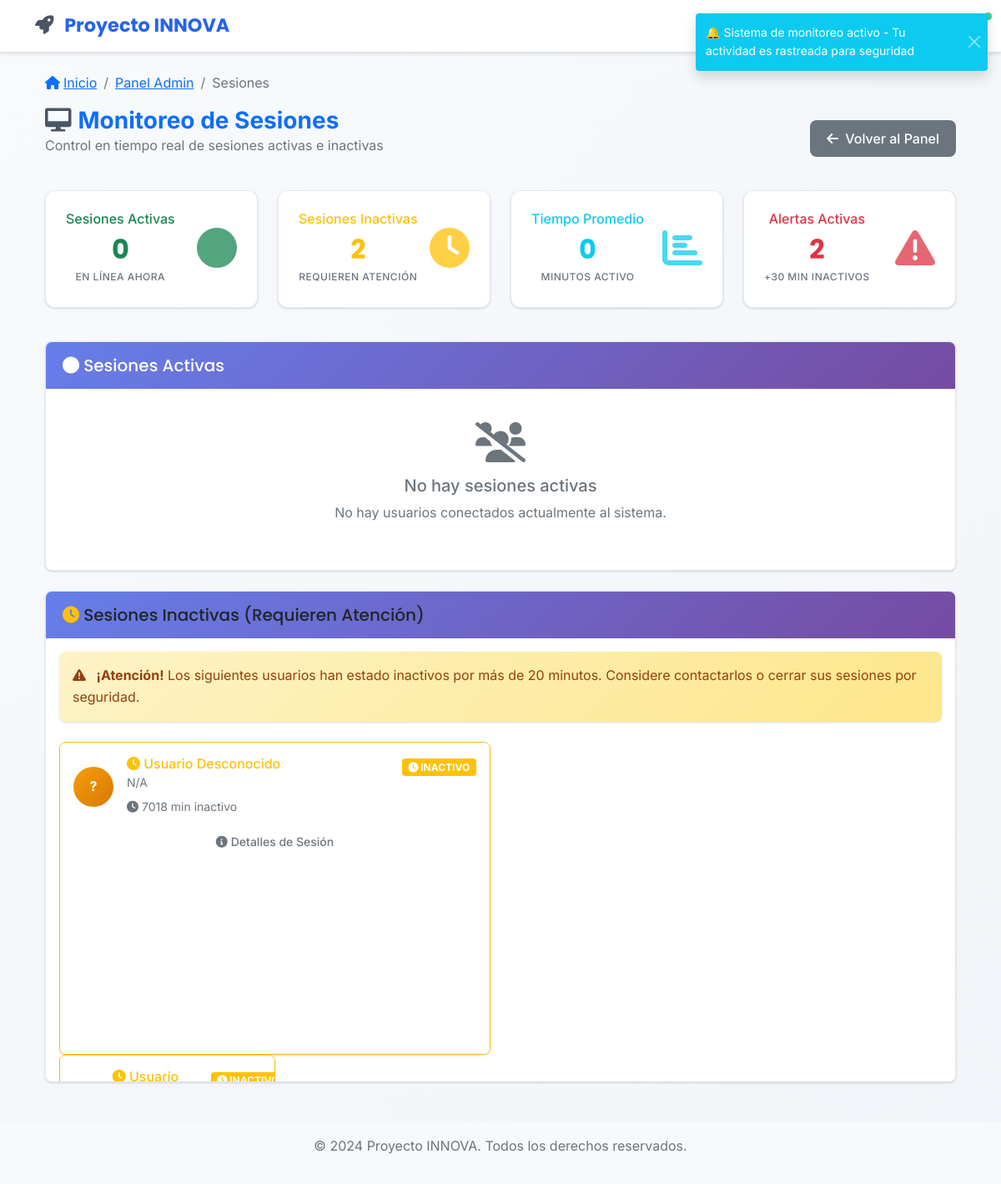
Page /admin/sessions (signed in) on the earlier database version.
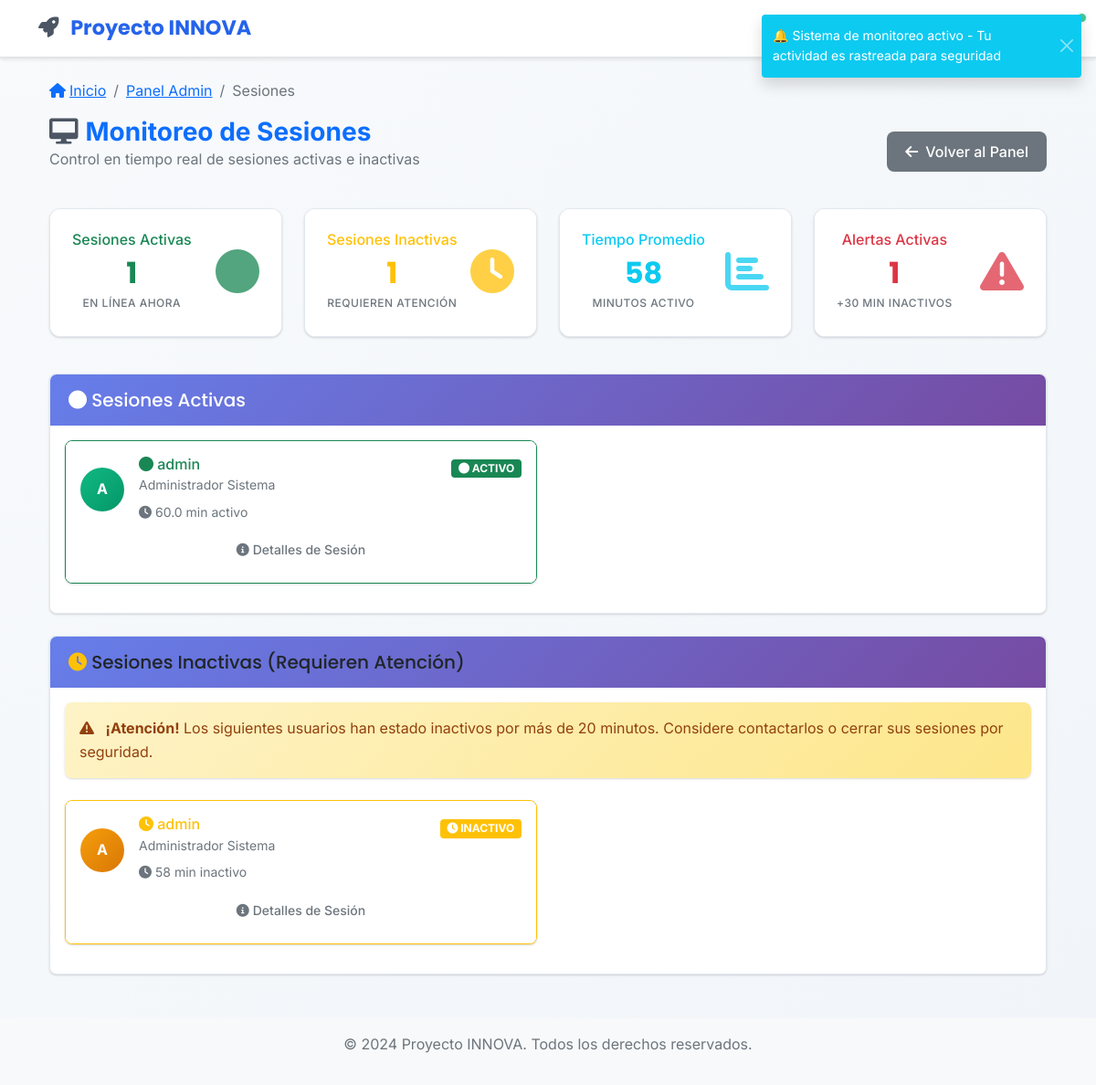
Same page on the later database version.
### app/models/active_session.py (models this page shows, shortened)
class ActiveSession(db.Model):
    __tablename__ = 'active_sessions'
    id = db.Column(db.Integer, primary_key=True)
    user_id = db.Column(db.Integer, db.ForeignKey('users.id'), nullable=False)
    session_id = db.Column(db.String(100), unique=True, nullable=False)
    jwt_token = db.Column(db.Text, unique=True, nullable=False)  # JWT token único para la sesión
    ip_address = db.Column(db.String(45))
    user_agent = db.Column(db.Text)
    login_time = db.Column(db.DateTime, default=datetime.utcnow)
    last_activity = db.Column(db.DateTime, default=datetime.utcnow)
    is_active = db.Column(db.Boolean, default=True)
    device_info = db.Column(db.Text)  # JSON with device/browser info
    device_fingerprint = db.Column(db.String(100))  # Fingerprint único del dispositivo
    user = db.relationship('User', backref=db.backref('active_sessions', lazy='dynamic'))
    def validate_jwt(self):
        return JWTUtils.validate_session_token(self.jwt_token) is not None
    def is_jwt_expired(self):
        return JWTUtils.is_token_expired(self.jwt_token)
    def get_inactive_duration(self):
        delta = datetime.utcnow() - self.last_activity
        return delta.total_seconds() / 60
    def get_active_duration(self):
        delta = datetime.utcnow() - self.login_time
        return delta.total_seconds() / 60
    @staticmethod
    def get_inactive_sessions(timeout_minutes=20):
        timeout_time = datetime.utcnow() - timedelta(minutes=timeout_minutes)
        return ActiveSession.query.filter(
            ActiveSession.is_active == True,
            ActiveSession.last_activity < timeout_time
        ).all()

### app/models/user.py (models this page shows, shortened)
class User(UserMixin, db.Model):
    __tablename__ = 'users'
    id = db.Column(db.Integer, primary_key=True)
    username = db.Column(db.String(64), unique=True, nullable=False, index=True)
    email = db.Column(db.String(120), unique=True, nullable=False, index=True)
    password_hash = db.Column(db.String(256), nullable=False)
    first_name = db.Column(db.String(64), nullable=False)
    last_name = db.Column(db.String(64), nullable=False)
    position = db.Column(db.String(100))  # Cargo en la alcaldía
    municipality = db.Column(db.String(100), nullable=False)  # Nombre de la alcaldía
    department = db.Column(db.String(100), nullable=False)  # Departamento/Estado
    municipality_code = db.Column(db.String(20))  # Código único de la alcaldía
    is_active = db.Column(db.Boolean, default=True)
    created_at = db.Column(db.DateTime, default=datetime.utcnow)
    updated_at = db.Column(db.DateTime, default=datetime.utcnow, onupdate=datetime.utcnow)
    last_login = db.Column(db.DateTime)
    legacy_role = db.Column(db.String(20), default='viewer')  # Mantener para compatibilidad
    active_roles = db.relationship('UserRole',
                                 foreign_keys='UserRole.user_id',
                                 lazy=True,
                                 primaryjoin="and_(User.id==UserRole.user_id, UserRole.is_active==True)")
    user_roles = db.relationship('UserRole',
                               foreign_keys='UserRole.user_id',
                               lazy=True,
                               overlaps="active_roles")
    @property
    def password(self):
        raise AttributeError('La contraseña no es un atributo legible')
    def get_full_name(self):
        return f"{self.first_name} {self.last_name}"
    @property
    def role(self):
        return self.legacy_role
    def is_admin(self):
        if self.active_roles:
            admin_names = ['admin', 'administrador']
            return any(ur.role.name.lower() in admin_names for ur in self.active_roles)
        return self.legacy_role == 'admin'

### app/views/admin.py (the view)
@admin_bp.route('/sessions')
def sessions():
    raw_sessions = ActiveSession.query.filter_by(is_active=True).all()
    active_sessions = []
    invalid_sessions = []
    for session in raw_sessions:
        if session.validate_jwt() and not session.is_jwt_expired():
            active_sessions.append(session)
        else:
            session.is_active = False
            invalid_sessions.append(session)
    if invalid_sessions:
        db.session.commit()
    inactive_sessions = ActiveSession.get_inactive_sessions()
    total_active = len(active_sessions)
    total_inactive = len(inactive_sessions)
    total_invalid = len(invalid_sessions)
    critical_alerts = sum(1 for session in inactive_sessions if session.get_inactive_duration() > 30)
    if active_sessions:
        total_duration = sum(session.get_inactive_duration() for session in active_sessions)
        avg_duration = total_duration / len(active_sessions)
    else:
        avg_duration = 0
    return render_template('admin/sessions.html',
                         title='Monitoreo de Sesiones JWT',
                         active_sessions=active_sessions,
                         inactive_sessions=inactive_sessions,
                         invalid_sessions=invalid_sessions,
                         total_active=total_active,
                         total_inactive=total_inactive,
                         total_invalid=total_invalid,
                         critical_alerts=critical_alerts,
                         avg_duration=avg_duration,
                         jwt_enabled=True)

### app/utils/jwt_utils.py (called while the page is built)
    @staticmethod
    def validate_session_token(token: str) -> Optional[Dict]:
        try:
            payload = jwt.decode(
                token,
                current_app.config['JWT_SECRET_KEY'],
                algorithms=['HS256']
            )
            if payload.get('type') != 'session':
                return None
            exp_timestamp = payload.get('exp')
            if exp_timestamp and datetime.utcnow().timestamp() > exp_timestamp:
                return None
            return payload
        except jwt.ExpiredSignatureError:
            return None
        except jwt.InvalidTokenError:
            return None
        except Exception:
            return None

    @staticmethod
    def decode_token(token: str) -> Optional[Dict]:
        try:
            header = jwt.get_unverified_header(token)
            payload = jwt.decode(token, options={"verify_signature": False})
            return payload
        except Exception:
            return None

### app/templates/admin/sessions.html (shortened to what the changed rows need)
{% extends "base.html" %}
{% block content %}
<div class="container-fluid mt-4">
    <div class="row mb-4">
        <div class="col-12">
            <div class="d-flex justify-content-between align-items-center">
                <div>
                    <h1 class="h3 mb-0 text-primary fw-bold">
                        <i class="fas fa-desktop text-secondary me-2"></i>Monitoreo de Sesiones
                    </h1>
                </div>
            </div>
        </div>
    </div>
<div class="row mb-4">
    <div class="col-md-3 mb-3">
        <div class="card stat-card">
            <div class="card-body">
                <div class="d-flex justify-content-between align-items-center">
                    <div>
                        <h6 class="card-title text-success">Sesiones Activas</h6>
                        <h2 class="mb-0 text-success">{{ total_active }}</h2>
                        <small class="text-muted">En línea ahora</small>
                    </div>
                </div>
            </div>
        </div>
    </div>
    <div class="col-md-3 mb-3">
        <div class="card stat-card">
            <div class="card-body">
                <div class="d-flex justify-content-between align-items-center">
                    <div>
                        <h6 class="card-title text-warning">Sesiones Inactivas</h6>
                        <h2 class="mb-0 text-warning">{{ total_inactive }}</h2>
                        <small class="text-muted">Requieren atención</small>
                    </div>
                </div>
            </div>
        </div>
    </div>
    <div class="col-md-3 mb-3">
        <div class="card stat-card">
            <div class="card-body">
                <div class="d-flex justify-content-between align-items-center">
                    <div>
                        <h6 class="card-title text-info">Tiempo Promedio</h6>
                        <h2 class="mb-0 text-info">
                            {{ "%.0f"|format(avg_duration) }}
                        </h2>
                        <small class="text-muted">Minutos activo</small>
                    </div>
                </div>
            </div>
        </div>
    </div>
    <div class="col-md-3 mb-3">
        <div class="card stat-card">
            <div class="card-body">
                <div class="d-flex justify-content-between align-items-center">
                    <div>
                        <h6 class="card-title text-danger">Alertas Activas</h6>
                        <h2 class="mb-0 text-danger">
                            {{ critical_alerts }}
                        </h2>
                        <small class="text-muted">+30 min inactivos</small>
                    </div>
                </div>
            </div>
        </div>
    </div>
</div>
<div class="row mb-4">
    <div class="col-12">
        <div class="card">
            <div class="card-body">
                {% if active_sessions %}
                <div class="row">
                    {% for session in active_sessions %}
                    <div class="col-md-6 mb-3">
                        <div class="card border-success h-100">
                            <div class="card-body">
                                <div class="d-flex justify-content-between align-items-start mb-2">
                                    <div class="d-flex align-items-center">
                                        <div class="avatar-circle me-3" style="width: 48px; height: 48px; background: linear-gradient(135deg, #10b981 0%, #059669 100%); border-radius: 50%; display: flex; align-items: center; justify-content: center; color: white; font-weight: bold;">
                                            {{ session.user.first_name[0] if session.user and session.user.first_name else session.user.username[0] if session.user else '?' }}
                                        </div>
                                        <div>
                                            <h6 class="mb-0 text-success">
                                                <i class="fas fa-circle text-success"></i>
                                                {{ session.user.username if session.user else 'Usuario Desconocido' }}
                                            </h6>
                                            <small class="text-muted">
                                                {{ session.user.get_full_name() if session.user else 'N/A' }}
                                            </small>
                                            <div class="mt-1">
                                                <small class="text-muted">
                                                    <i class="fas fa-clock me-1"></i>{{ "%.1f"|format(session.get_active_duration()) }} min activo
                                                </small>
                                            </div>
                                        </div>
                                    </div>
                                    <div class="text-end">
                                        <span class="badge bg-success">
                                            <i class="fas fa-circle"></i> ACTIVO
                                        </span>
                                    </div>
                                </div>
                                <div class="mt-2">
                                    <button class="btn btn-sm btn-outline-secondary w-100" type="button"
                                            data-bs-toggle="collapse"
                                            data-bs-target="#session-details-{{ session.id }}"
                                            aria-expanded="false">
                                        <i class="fas fa-info-circle me-1"></i>Detalles de Sesión
                                    </button>
                                </div>
                            </div>
                        </div>
                    </div>
                    {% endfor %}
                </div>
                {% else %}
                <div class="text-center py-4">
                    <i class="fas fa-users-slash fa-3x text-muted mb-3"></i>
                    <h5 class="text-muted">No hay sesiones activas</h5>
                    <p class="text-muted">No hay usuarios conectados actualmente al sistema.</p>
                </div>
                {% endif %}
            </div>
        </div>
    </div>
</div>
<div class="row">
    <div class="col-12">
        <div class="card">
            <div class="card-body">
                {% if inactive_sessions %}
                <div class="row">
                    {% for session in inactive_sessions %}
                    <div class="col-md-6 mb-3">
                        <div class="card border-warning h-100">
                            <div class="card-body">
                                <div class="d-flex justify-content-between align-items-start mb-2">
                                    <div class="d-flex align-items-center">
                                        <div class="avatar-circle me-3" style="width: 48px; height: 48px; background: linear-gradient(135deg, #f59e0b 0%, #d97706 100%); border-radius: 50%; display: flex; align-items: center; justify-content: center; color: white; font-weight: bold;">
                                            {{ session.user.first_name[0] if session.user and session.user.first_name else session.user.username[0] if session.user else '?' }}
                                        </div>
                                        <div>
                                            <h6 class="mb-0 text-warning">
                                                <i class="fas fa-clock text-warning"></i>
                                                {{ session.user.username if session.user else 'Usuario Desconocido' }}
                                            </h6>
                                            <small class="text-muted">
                                                {{ session.user.get_full_name() if session.user else 'N/A' }}
                                            </small>
                                            <div class="mt-1">
                                                <small class="text-muted">
                                                    <i class="fas fa-clock me-1"></i>{{ "%.0f"|format(session.get_inactive_duration()) }} min inactivo
                                                </small>
                                            </div>
                                        </div>
                                    </div>
                                    <div class="text-end">
                                        <span class="badge bg-warning">
                                            <i class="fas fa-clock"></i>
                                            INACTIVO
                                        </span>
                                    </div>
                                </div>
                                <div class="mt-2">
                                    <button class="btn btn-sm btn-outline-secondary w-100" type="button"
                                            data-bs-toggle="collapse"
                                            data-bs-target="#inactive-session-details-{{ session.id }}"
                                            aria-expanded="false">
                                        <i class="fas fa-info-circle me-1"></i>Detalles de Sesión
                                    </button>
                                </div>
                        </div>
                    </div>
                    {% endfor %}
                </div>
                {% else %}
                <div class="text-center py-4">
                    <i class="fas fa-check-circle fa-3x text-success mb-3"></i>
                    <h5 class="text-success">¡Excelente!</h5>
                    <p class="text-muted">No hay sesiones inactivas que requieran atención.</p>
                </div>
                {% endif %}
            </div>
        </div>
    </div>
</div>
{% endblock %}

Differences in the rows shown:
removed ActiveSession: user "?", user "Usuario Desconocido", user "N/A", get_inactive_duration "7018", shown under "Sesiones Inactivas (Requieren Atención)"
removed ActiveSession: user "Usuario…", shown under "Sesiones Inactivas (Requieren Atención)"
now on this page (row edited): ActiveSession: user "A", user "admin", user "Administrador Sistema", get_active_duration "60.0", get_inactive_duration "58"
Other differences:
{{ total_active }}: "0" → "1"
{{ total_inactive }}: "2" → "1"
{{ "%.0f"|format(avg_duration) }}: "0" → "58"
{{ critical_alerts }}: "2" → "1"
text no longer shown: "No hay sesiones activas No hay usuarios conectados actualmente al sistema."
